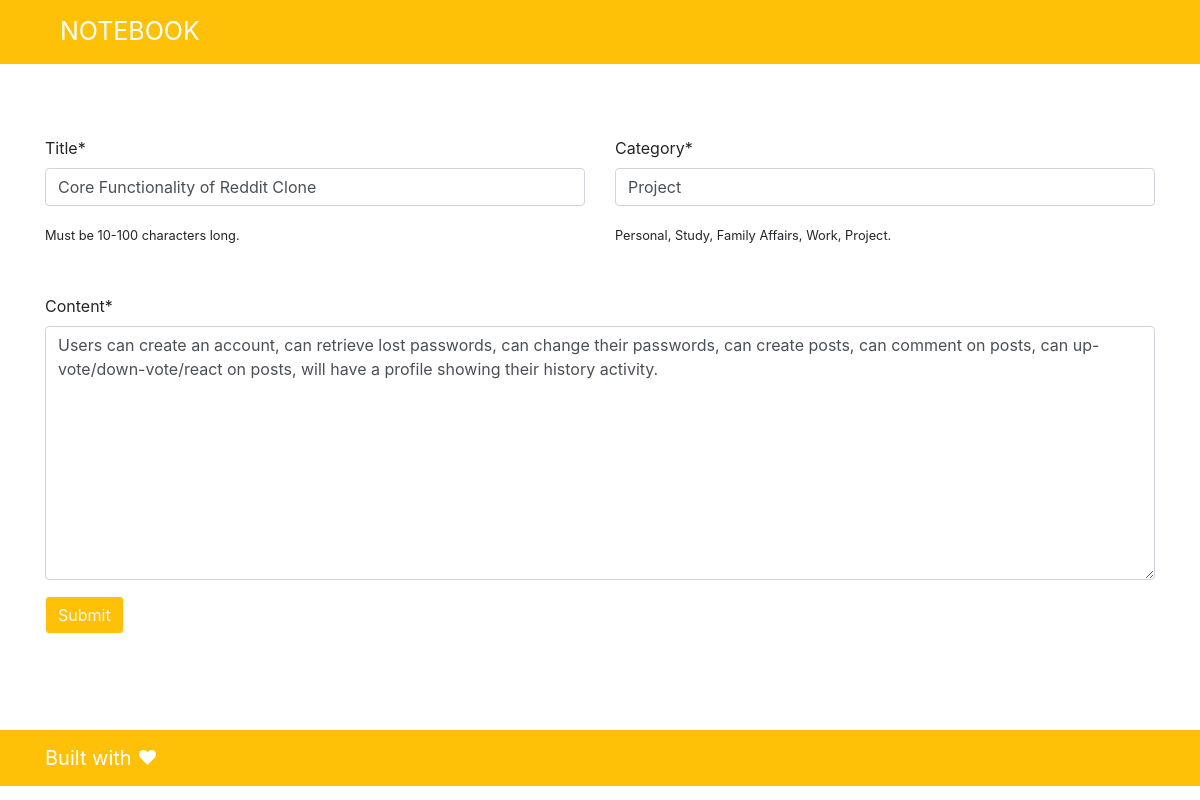
The page /edit/11/ on the database its author committed.
### note/models.py (models this page shows, shortened)
class Note(models.Model):
    title     = models.CharField(max_length=100)
    content   = models.TextField(max_length=600)
    category  = models.CharField(max_length=20)
    timestamp = models.DateTimeField(default=timezone.now)

### note/views.py (the view, shortened to what this page needs)
# urls.py: path('edit/<int:pk>/', views.update, name="edit"),
def update(request, pk):
    note_ = Note.objects.get(pk=pk)
    form = NoteForm(instance=note_)
    return render(request, 'note/update.html', {'form': form})

### note/forms.py
class NoteForm(forms.ModelForm):
    class Meta:
        model   = Note
        fields  = ('title', 'category', 'content')
        widgets = {
            'title': forms.TextInput(attrs={
                'placeholder': 'Title'
            }
        ),
            'category': forms.TextInput(attrs={
                    'placeholder': 'Identify a Category: '
                }
            ),
            'content': forms.Textarea(attrs={
                'placeholder': "Type a note"
            }
        ),
    }

### templates/note/update.html (shortened to what this page needs)
{% extends 'base.html' %}
{% load crispy_forms_tags %}
{% block content %}
<div class="container"><br><br><br>
    <form method="POST">
    <div class="row">
        <div class="col-6">
            {{ form.title | as_crispy_field }}
            <small id="passwordHelpInline">Must be 10-100 characters long.</small>
        </div>
        <div class="col-6">
            {{ form.category | as_crispy_field }}
            <small id="passwordHelpInline">Personal, Study, Family Affairs, Work, Project.</small>
        </div>
        </div><br><br>
        {{ form.content | as_crispy_field }}
        <button type="submit" class="btn btn-outline-light bg-warning">Submit</button>
    </div>
{% endblock %}

### rows shown on the page
Note: title "Core Functionality of Reddit Clone", category "Project", content "Users can create an account, can retrieve lost passwords, can change their passwords, can create posts, can comment on posts, can up-vote/down-vote/react on posts, will have a profile showing their history activity."
